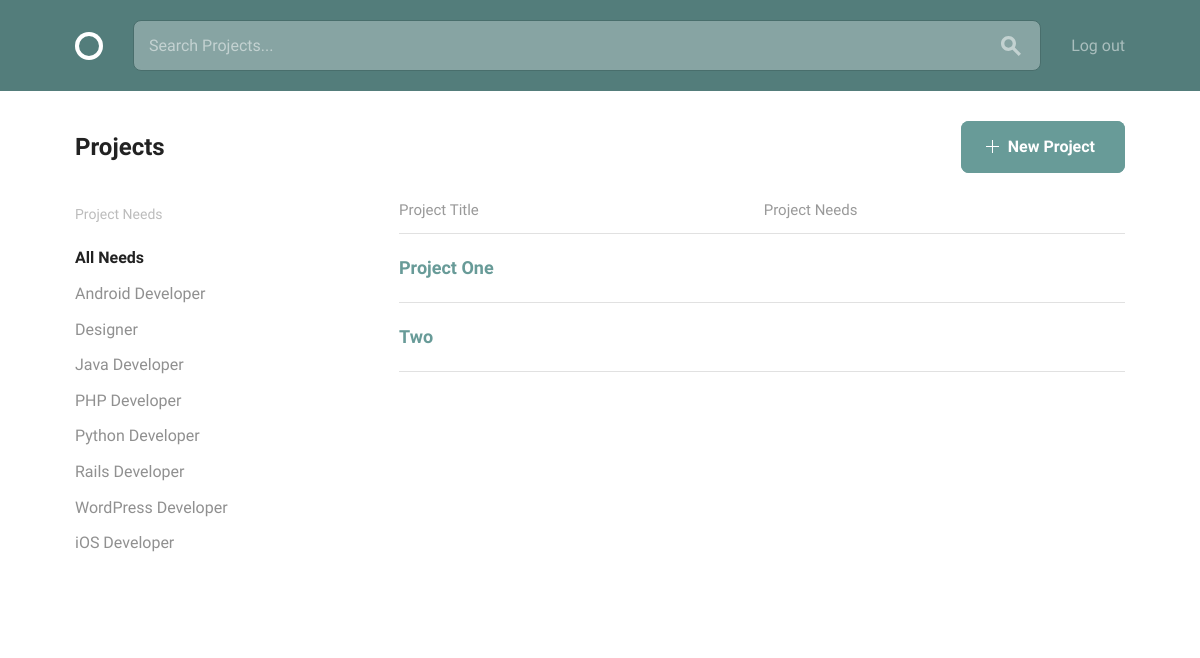
The page /projects/ (signed in) on the database as committed earlier.
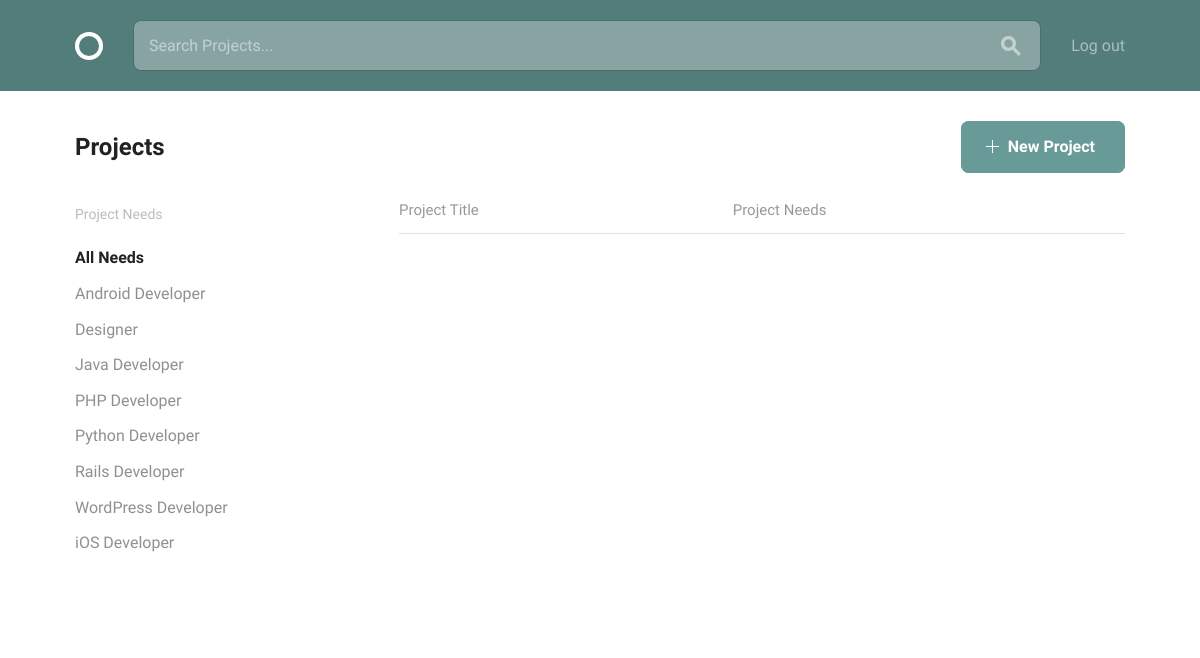
The same page on the database as committed later.
### projects/models.py (models this page shows, shortened)
class Project(models.Model):
    user = models.ForeignKey(settings.AUTH_USER_MODEL,
                             related_name="projects")
    title = models.CharField(max_length=140)
    description = models.TextField()

### projects/views.py (the view)
class AllProjects(LoginRequiredMixin, generic.ListView):
    model = models.Project
    prefetch_related = ["position_set"]

### projects/templates/projects/project_list.html (shortened to what this page needs)
{% extends "layout.html" %}
{% block body_content %}
<div class="bounds circle--page">
    <div class="circle--page--header circle--fluid">
        <div class="circle--fluid--cell circle--fluid--primary">
            <h2>Projects</h2>
        </div>
        <div class="circle--fluid--cell circle--fluid--secondary">
            <a class="button button-primary icon-on-left" href="project_new.html">
                <svg version="1.1" xmlns="http://www.w3.org/2000/svg" xmlns:xlink="http://www.w3.org/1999/xlink" x="0px" y="0px" viewBox="0 0 13 13" style="enable-background:new 0 0 13 13;" xml:space="preserve" class="add">
            <polygon points="7,6 7,0 6,0 6,6 0,6 0,7 6,7 6,13 7,13 7,7 13,7 13,6 "/>
          </svg>
                New Project
            </a>
        </div>
    </div>
    <div class="grid-25">
        <div class="circle--filter circle--secondary--module">
            <h4>Project Needs</h4>
            <ul class="circle--filter--list">
                <li><a class="selected">All Needs</a></li>
                <li><a>Android Developer</a></li>
                <li><a>Designer</a></li>
                <li><a>Java Developer</a></li>
                <li><a>PHP Developer</a></li>
                <li><a>Python Developer</a></li>
                <li><a>Rails Developer</a></li>
                <li><a>WordPress Developer</a></li>
                <li><a>iOS Developer</a></li>
            </ul>
        </div>
    </div>
    <div class="grid-70 grid-push-5">
        <table class="u-full-width circle--table">
            <thead>
            <tr>
                <th>Project Title</th>
                <th class="circle--cell--right">Project Needs</th>
            </tr>
            </thead>
            <tbody>
            {% for project in project_list %}
            <tr class="clickable-row" data-href="project.html">
                <td>
                    <h3>{{ project.title }}</h3>
                </td>
                <td class="circle--cell--right">
                </td>
            </tr>
            {% endfor %}
            </tbody>
        </table>
    </div>
</div>
{% endblock %}

### templates/layout.html (shortened to what this page needs)
<!DOCTYPE html>
{% load static from staticfiles %}
<html lang="en">
<head>
    <link rel="stylesheet" href="{% static 'css/global.css' %}">
</head>
<body>
<header class="circle--header">
    <div class="bounds">
        <div class="circle--fluid">
            <div class="circle--fluid--cell">
                <h1 class="hide-text circle--logo"><a class="logo" href="{% url 'home' %}" >Circle</a></h1>
            </div>
            <div class="circle--fluid--cell circle--fluid--primary">
                <div class="circle--search">
                    <input type="text" placeholder="Search Projects..."/>
                    <button>
                    </button>
                </div>
            </div>
            <div class="circle--fluid--cell circle--fluid--secondary">
                <nav>
                    <ul class="circle--inline">
                        {% if user.is_authenticated %}
						<li><a href="{% url 'accounts:logout' %}" class="btn btn-simple">Log out</a></li>
						{% else %}
						<li><a href="{% url 'login' %}" class="btn btn-simple">Log in</a></li>
						<li><a href="{% url 'accounts:signup' %}" class="btn btn-simple">Sign up</a></li>
						{% endif %}
                    </ul>
                </nav>
            </div>
        </div>
    </div>
</header>
  {% block body_content %}{% endblock %}
</body>
</html>

Rows that differ between the two databases and show on the page:
removed Project: title "Project One"
removed Project: title "Two"
